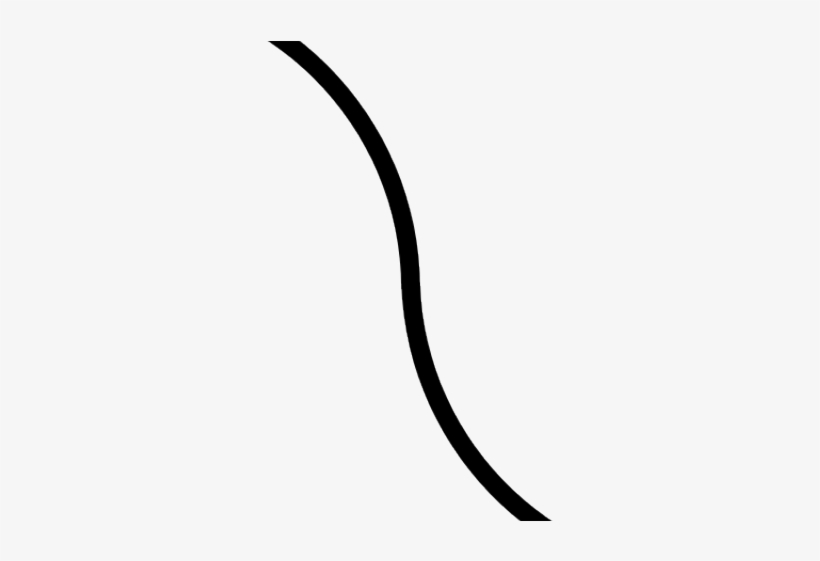
#> input picture lines.png, 820 x 561 px
$ python line_tracking.py   (older library calls are emulated)
#> lines starting #> are read from the running program, lines starting #| are printed output that depends on the picture; after the words box and inside, x2 and y2 are one past the last pixel; in counts of white or black regions, pixels touching at a corner belong together
#!python
# Usage: python line_tracking.py -r y -v y -d n
import cv2
from imutils.video import VideoStream
from imutils.video import FPS
import numpy as np
import argparse
import math
import imutils
import time
import abb

ap = argparse.ArgumentParser()
ap.add_argument("-r", "--robot", help="enable robot mode")
ap.add_argument("-v", "--video", help="enable video mode")
ap.add_argument("-d", "--debug", help="enable debug mode")
args = vars(ap.parse_args())

ROBOT_MODE = True if args["robot"] == "y" else False
VIDEO_MODE = True if args["video"] == "y" else False
DEBUG_MODE = True if args["debug"] == "y" else False

robot_ip = "192.168.125.1"
AXIS_RANGE_X = [650, 1200] # Compact = 650, Extended = 1200
AXIS_RANGE_Y = [-750, 750] # Right = -750, Left = 750
AXIS_RANGE_Z = [1200, 300] # Top = 1200, Bottom = 300
qOrientation = [0,0,1,0] # Quaternion Orientation

GLOBAL_POS_X = int((AXIS_RANGE_X[0]+AXIS_RANGE_X[1])/2)
GLOBAL_POS_Y = int((AXIS_RANGE_Y[0]+AXIS_RANGE_Y[1])/2)
GLOBAL_POS_Z = int((AXIS_RANGE_Z[0]+AXIS_RANGE_Z[1])/2)

(LEFT,CENTER,RIGHT) = (0,1,2)
STARTING_POSITION = LEFT
if STARTING_POSITION == LEFT:
	GLOBAL_POS_Y = int(AXIS_RANGE_Y[1])
	GLOBAL_POS_Z = AXIS_RANGE_Z[1]
elif STARTING_POSITION == RIGHT:
	GLOBAL_POS_Y = int(AXIS_RANGE_Y[0])

rho = 1
theta = np.pi/180
threshold = 20	 	# Minimum vote it should get for it to be considered as a line.
minLineLength = 10	# Minimum length of line. Line segments shorter than this are rejected.
maxLineGap = 10		# Maximum allowed gap between line segments to treat them as single line.
apertureSize = 3
FRAME_WIDTH = 800

def auto_canny(img, sigma=0.33):
	# compute the median of the single channel pixel intensities
	v = np.median(img)
	# apply automatic Canny edge detection using the computed median
	lower = int(max(0, (1.0 - sigma) * v))
	upper = int(min(255, (1.0 + sigma) * v))
	edged = cv2.Canny(img, lower, upper, apertureSize)
	return edged

'''
def auto_thresh(img, sigma=0.25):
	# compute the median of the single channel pixel intensities
	v = np.median(img)
	# apply automatic Canny edge detection using the computed median
	lower = int(max(0, (0.9 - sigma) * v))
	upper = int(min(255, (1.0 + sigma) * v))
	ret,th1 = cv2.threshold(img,lower, upper, cv2.THRESH_BINARY+cv2.THRESH_OTSU)
	ret,thresh = cv2.threshold(th1, lower, upper, cv2.THRESH_BINARY_INV)
	return thresh
'''

if ROBOT_MODE:
	a = 0
	try:
	    print ("Connecting to %s ..." % (robot_ip))
	    R = abb.Robot(ip=robot_ip)
	    print ("\t+ Successfully connected to %s" % (robot_ip))
	    print ("\t+ %s" % (R.get_robotinfo()))
	    # R.set_joints([0,0,0,0,0,0])
	except:
	    a = 1;
	    print ("\t- Error: Failed to connect to %s. Trying 127.0.0.1 now ..." % (robot_ip))
	if(a == 1):
		try:
		    print ("Connecting to 127.0.0.1 ...")
		    R = abb.Robot(ip='127.0.0.1')
		except:
			print ("\t- Error: Failed to connect to 127.0.0.1. Exiting now.")
			exit(-1)

	robot_get_cartesian = R.get_cartesian()
	ROBOT_POS_X = robot_get_cartesian[0][0]
	ROBOT_POS_Y = robot_get_cartesian[0][1]
	ROBOT_POS_Z = robot_get_cartesian[0][2]
	print("robot_get_cartesian = %s" % (robot_get_cartesian))
	print("ROBOT_POS_X = %s mm" % (ROBOT_POS_X))
	print("ROBOT_POS_Y = %s mm" % (ROBOT_POS_Y))
	print("ROBOT_POS_Z = %s mm" % (ROBOT_POS_Z))
	R.set_speed([100,50,50,50])
	R.set_cartesian([[GLOBAL_POS_X, GLOBAL_POS_Y, GLOBAL_POS_Z], qOrientation])

vs = None
frame = None
fps = None
(H, W) = (None, None)
(center_x, center_y) = (None, None)

if VIDEO_MODE or ROBOT_MODE:
	vs = VideoStream(src=0).start()
	time.sleep(2.0)

fps = FPS().start()

while True:
	if VIDEO_MODE or ROBOT_MODE:
		frame = vs.read()
	else:
		frame = cv2.imread("lines.png")
#> frame is the input picture: shape (561, 820, 3); min 0, max 248, mean 240.4
		# frame = cv2.imread("lines.jpg")
		# frame = cv2.imread("curved.jpg")
		# frame = cv2.imread("curveline.png")
	frame = imutils.resize(frame, width=FRAME_WIDTH)
#> frame: shape (547, 800, 3)
	frame_copy = frame.copy()

	if W is None or H is None:
		(H, W) = frame.shape[:2]
#> H = 547; W = 800
		(center_x, center_y) = (int(W/2), int(H/2))
#> center_x = 400; center_y = 273

	gray = cv2.cvtColor(frame, cv2.COLOR_BGR2GRAY)
	blur = cv2.GaussianBlur(gray, (5,5), 0)

	'''
	# Draw contours of lines
	ret,th1 = cv2.threshold(blur,35,255,cv2.THRESH_BINARY+cv2.THRESH_OTSU)
	ret,thresh = cv2.threshold(th1, 100, 255, cv2.THRESH_BINARY_INV)
	# thresh = auto_thresh(blur)
	mask = cv2.erode(thresh, None, iterations=2)
	mask = cv2.dilate(mask, None, iterations=2)
	# im2,contours,hierarchy = cv2.findContours(thresh, 1, cv2.CHAIN_APPROX_NONE)
	im2,contours,hierarchy = cv2.findContours(thresh, cv2.RETR_TREE, cv2.CHAIN_APPROX_SIMPLE)
	if len(contours) > 0:
		c = max(contours, key=cv2.contourArea)
		M = cv2.moments(c)
		(cx,cy) = (0,0)
		if M['m00'] != 0:
			cx = int(M['m10']/M['m00'])
			cy = int(M['m01']/M['m00'])
		cv2.line(frame_copy, (cx,0), (cx,H), (255,0,0), 2)
		cv2.line(frame_copy, (0,cy), (W,cy), (255,0,0), 2)
		cv2.drawContours(frame_copy, contours, -1, (0,255,0), 2)
	'''

	# Continue drawing edges of lines
	edges = auto_canny(blur)
#> in auto_canny, `v = np.median(img)`: v = 246
#> in auto_canny, `lower = int(max(0, (1.0 - sigma) * v))`: lower = 164
#> in auto_canny, `upper = int(min(255, (1.0 + sigma) * v))`: upper = 255
#> in auto_canny, `edged = cv2.Canny(img, lower, upper, apertureSize)`:
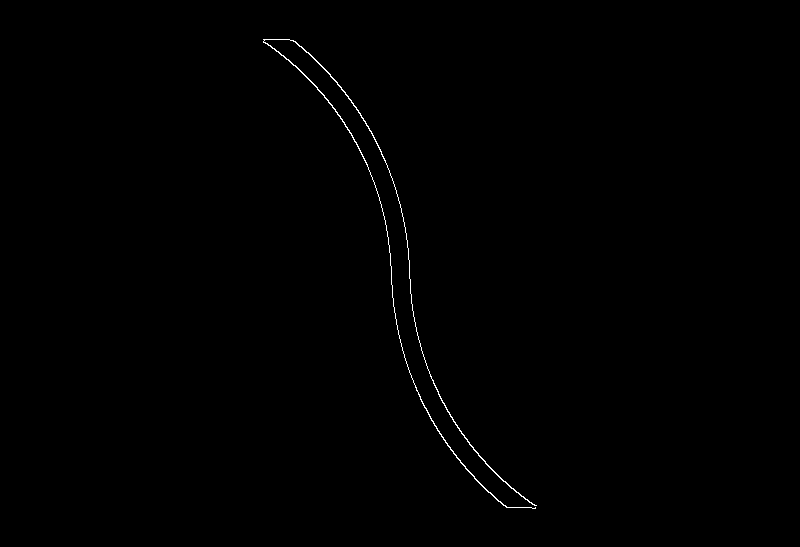
#> edged: shape (547, 800); 0.32% white in thin lines or dots, all inside (x1, y1, x2, y2) = (263, 39, 537, 509)
	lines = cv2.HoughLinesP(edges, rho, theta, threshold, minLineLength, maxLineGap)
#> lines = 25 rows, first 6: [485, 463, 503, 481], [355, 141, 362, 156], [295, 65, 313, 84], [490, 492, 503, 505], [468, 470, 480, 484], [317, 89, 328, 100]
	if lines is not None:
		(target_pos_x, target_pos_y) = (0, 0)
		target_distance = FRAME_WIDTH
		for line in lines:
			x2,y2,x1,y1 = line[0]

			# Draw every line segment detected on the frame
			cv2.line(frame, (x1,y1), (x2,y2), (0,0,255), 2)

			# Adjust the coordinates, offsetting from the center of the frame
			temp_pos_x1 = x1 - center_x
			temp_pos_y1 = center_y - y1
			temp_pos_x2 = x2 - center_x
			temp_pos_y2 = center_y - y2
			temp_distance1 = math.sqrt(math.pow((temp_pos_x1),2)+math.pow((temp_pos_y1),2))
			temp_distance2 = math.sqrt(math.pow((temp_pos_x2),2)+math.pow((temp_pos_y2),2))

			if temp_distance1 < temp_distance2:
				temp_distance = temp_distance1
				temp_pos_x = x1
				temp_pos_y = y1
			else:
				temp_distance = temp_distance2
				temp_pos_x = x2
				temp_pos_y = y2

			if temp_distance < target_distance:
				target_distance = temp_distance
				target_pos_x = temp_pos_x
				target_pos_y = temp_pos_y
#> this loop made 25 passes
#> (x2, y2, x1, y1, temp_pos_x1, temp_pos_y1, temp_pos_x2, temp_pos_y2) on passes 1, 2, 12, 14: (485, 463, 503, 481, 103, -208, 85, -190), (355, 141, 362, 156, -38, 117, -45, 132), (396, 319, 397, 329, -3, -56, -4, -46), (412, 304, 413, 316, 13, -43, 12, -31)
#> (x2, y2, x1, y1, temp_pos_x1, temp_pos_y1, temp_pos_x2, temp_pos_y2) on passes 3 to 8: (295, 65, 313, 84, -87, 189, -105, 208), (490, 492, 503, 505, 103, -232, 90, -219), (468, 470, 480, 484, 80, -211, 68, -197), (317, 89, 328, 100, -72, 173, -83, 184), (473, 449, 485, 461, 85, -188, 73, -176), (440, 397, 446, 407, 46, -134, 40, -124)
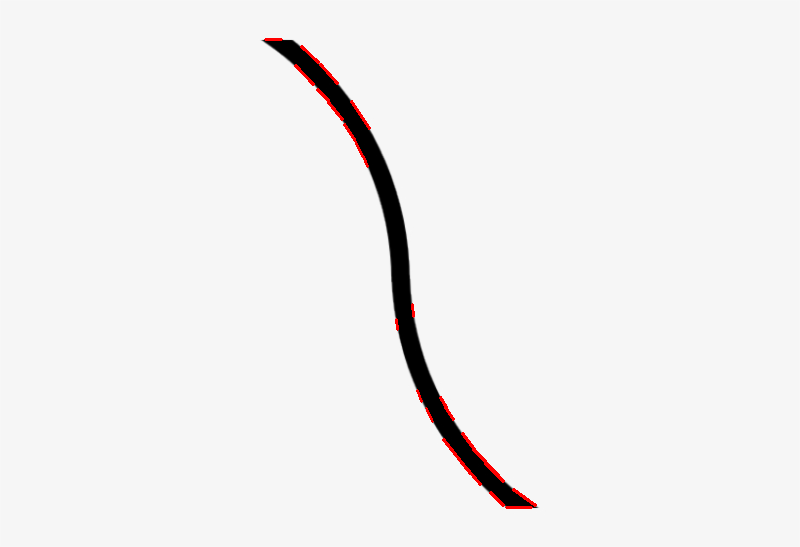
#> frame: shape (547, 800, 3); mean B, G, R 239.9, 239.9, 240.9
#> after the loop, target_distance = 33.24; target_pos_x = 412; target_pos_y = 304

			# print("{x1:%d y1:%d} -> {x2:%d y2:%d} distance:%d" % (x1, y1, x2, y2, target_distance))

		# A line segment showing where the next target coordinates are located,
		# with relevance to the center point of the frame
		cv2.line(frame, (target_pos_x,target_pos_y), (center_x,center_y), (100,100,20), 2)
#> frame: shape (547, 800, 3); 0.02% of pixels changed, all inside (x1, y1, x2, y2) = (399, 272, 414, 306)

		# Logic to control the direction of the robot's movements
		if STARTING_POSITION == LEFT:
			if target_pos_x > center_x:
				temp_pos_y = GLOBAL_POS_Y - 5
				GLOBAL_POS_Y = max(temp_pos_y, AXIS_RANGE_Y[0])

		elif STARTING_POSITION == RIGHT:
			if target_pos_x < center_x:
				temp_pos_y = GLOBAL_POS_Y + 5
				GLOBAL_POS_Y = min(temp_pos_y, AXIS_RANGE_Y[1])

		if target_pos_y < center_y:
			temp_pos_x = GLOBAL_POS_X - 5
			GLOBAL_POS_X = max(temp_pos_x, AXIS_RANGE_X[0])
		elif target_pos_y > center_y:
			temp_pos_x = GLOBAL_POS_X + 5
			GLOBAL_POS_X = min(temp_pos_x, AXIS_RANGE_X[1])

		# print("{ x:%d, y:%d, r:%d } {x:%d, y:%d, z:%d }" % (target_pos_x, target_pos_y, radius, GLOBAL_POS_X, GLOBAL_POS_Y, GLOBAL_POS_Z))
		if ROBOT_MODE:
			R.set_cartesian([[GLOBAL_POS_X, GLOBAL_POS_Y, GLOBAL_POS_Z], qOrientation])

	# Add cross section line segments showing the center position within the frame
	cv2.line(frame, (center_x,0), (center_x,H), (253,106,2), 1)
	cv2.line(frame, (0,center_y), (W,center_y), (253,106,2), 1)
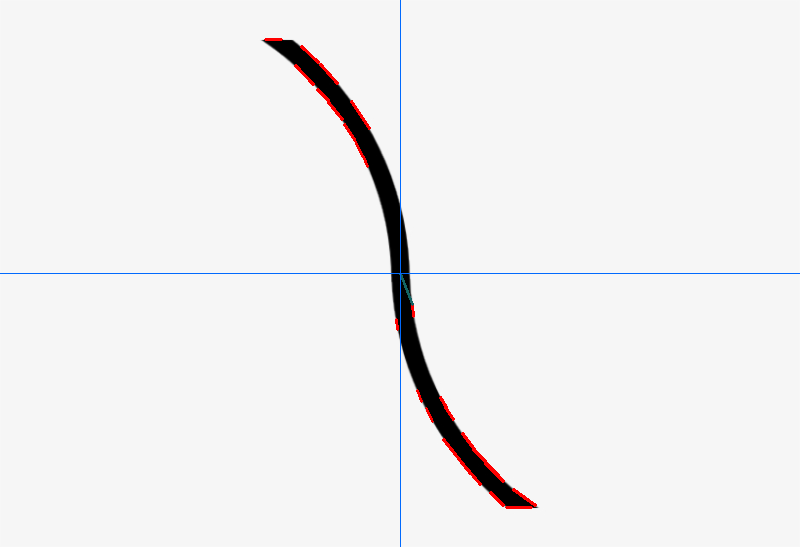
#> frame: shape (547, 800, 3); mean B, G, R 240, 239.6, 240.2

	# cv2.imshow("blurred", blurred)
	# cv2.imshow("edges", edges)
	# cv2.imshow("frame_copy", frame_copy)
	cv2.imshow("frame", frame)

	key = cv2.waitKey(1) & 0xFF
#> (key q is pressed here)
	if key == ord("q"):
		break
	if key == ord("s"):
		cv2.imwrite('lab_line_example.jpg', frame)

	if DEBUG_MODE:
		cv2.waitKey(0)
		cv2.destroyAllWindows()
		break

	# update the FPS counter
	fps.update()

fps.stop()
print("[INFO] elapsed time: {:.2f}".format(fps.elapsed()))
print("[INFO] approx. FPS: {:.2f}".format(fps.fps()))

try:
	vs.stop()
except:
	pass
try:
	vs.release()
except:
	pass

cv2.destroyAllWindows()

if ROBOT_MODE:
	# R.set_joints([0,0,0,0,0,0])
	R.close()

$ run again, on braccetto1/lines.jpg
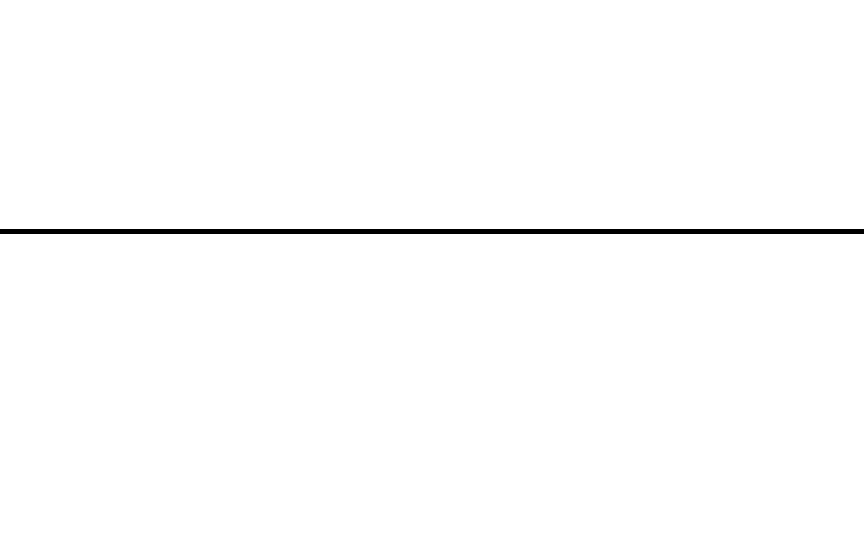
#> input picture braccetto1/lines.jpg, 864 x 540 px, given in place of lines.png, which was not available
#> frame is the input picture: shape (540, 864, 3); min 0, max 255, mean 252.6
#> v = 255
#> lower = 170
#> upper = 255
#> in auto_canny, `edged = cv2.Canny(img, lower, upper, apertureSize)`:
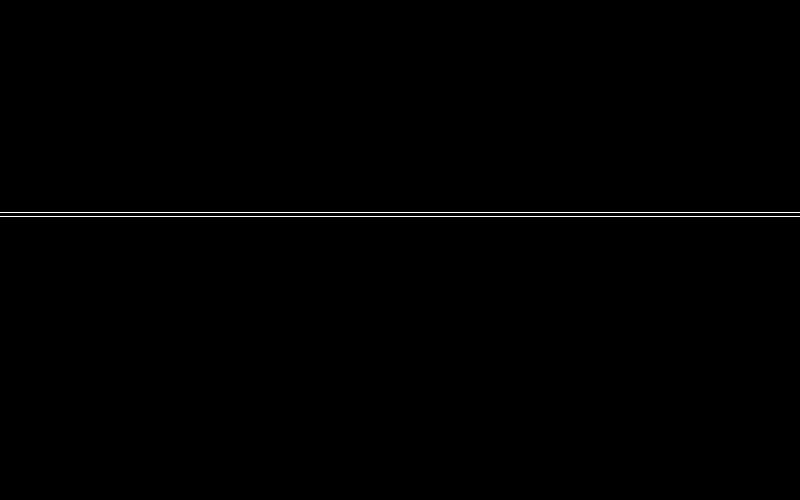
#> edged: shape (500, 800); 0.4% white in thin lines or dots, all inside (x1, y1, x2, y2) = (0, 212, 800, 217)
#> lines = [[0, 216, 799, 216], [0, 212, 799, 212]]
#> the loop `for line in lines:` made 2 passes
#> (x2, y2, x1, y1, temp_pos_x1, temp_pos_y1, temp_pos_x2, temp_pos_y2) on pass 1: (0, 216, 799, 216, 399, 34, -400, 34)
#> after the loop `for line in lines:`: target_distance = 400.4; target_pos_x = 799; target_pos_y = 216
#> `cv2.line(frame, (0,center_y), (W,center_y), (253,106,2), 1)`:
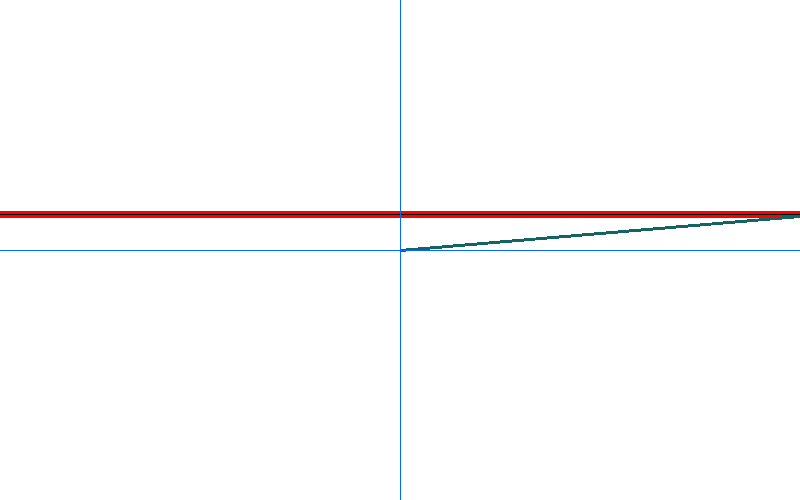
#> frame: shape (500, 800, 3); mean B, G, R 251, 250.5, 253
